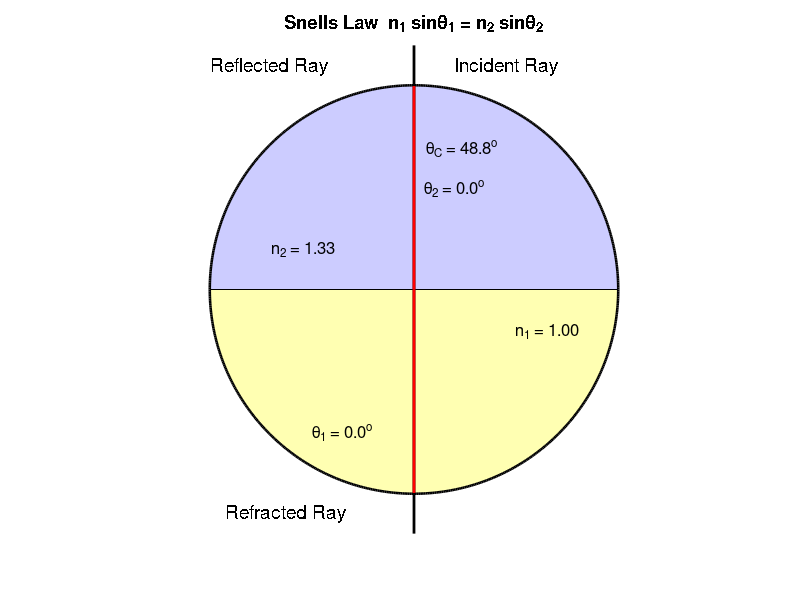

Write the MATLAB code that produced this figure. (Note: this script raises an error after producing the figure.)
% p002.m    

% PHOTONICS and WAVES  Refraction at an interface
% Snell's Law
% Critical angle

% Ian Cooper
% email: matlabvisualphysics@gmail.com
% 200418 / Matlab version R2020a

% DOING PHYSICS WITH MATLAB 
%    http://www.physics.usyd.edu.au/teach_res/mp/mphome.htm
% Reference page for documentation and notes
%    http://www.physics.usyd.edu.au/teach_res/mp/doc/p002.htm
% Download Location
%    http://www.physics.usyd.edu.au/teach_res/mp/mscripts/
  

clear
close all
clc

% ANIMATION and GIF file ==============================================
% Show and Save animation as a gif file (0 no)  (1 yes) for flagAG
    flagAG = 1; 
% file name for animated gif   
   ag_name = 'ag_p002A.gif'; 
% Delay in seconds before displaying the next image  
    delay = 0.20;
    frame1 = 0;

% Refractive indices    
n1 = 1; n2 = 1.33;
% Angle of incidence
A2 = 0:1:89;
N = length(A2);
x2 = sind(A2);
y2 = cosd(A2);

% Angle refraction
A1 = asind((n2/n1).*sind(A2));
x1 = -sind(A1);
y1 = -cosd(A1);

% Crtitical angle
  Acrit = asind(n1/n2);


% GRAPHICS  ===========================================================
figure(1)
  set(gcf,'units','normalized');
  set(gcf,'position',[0.02 0.05 0.28 0.40]);
  
  axis off
  
for c = 1:N
  AC = linspace(0,180,360);
  xC = cosd(AC);
  yC = sind(AC);
  xP = xC; yP = yC;
  plot(xP,yP,'k','linewidth',3)
  hold on
  fill(xP,yP,[0.8 0.8 1])

  AC = linspace(180,360,360);
  xC = cosd(AC);
  yC = sind(AC);
  xP = xC; yP = yC;
  plot(xP,yP,'k','linewidth',3)
  hold on
  fill(xP,yP,[1 1 0.7])
  
 % normal
    xP = [0 0]; yP = [-1.2 1.2];
    plot(xP,yP,'k','linewidth',2)
    
 % Incident ray 
   xP = [0 x2(c)]; yP = [0 y2(c)];
   plot(xP,yP,'r','linewidth',2)
 % Reflected ray
   LW = 1;  
   if A2(c) > Acrit; LW = 2; end
   xP = [0 -x2(c)]; yP = [0 y2(c)];
   plot(xP,yP,'r','linewidth',LW)
 % Refracted ray 
   if A2(c) < Acrit
    xP = [0 x1(c)]; yP = [0 y1(c)];
    plot(xP,yP,'r','linewidth',2)
   end
   
   txt = sprintf('n_1 = %2.2f',n1);
   text(0.5,-0.2,txt,'fontsize',12)
   
   txt = sprintf('n_2 = %2.2f',n2);
   text(-0.7,0.2,txt,'fontsize',12)
  
   text(0.2,1.1, 'Incident Ray','fontsize',14,'FontSmoothing','off')
   text(-1,1.1,'Reflected Ray','fontsize',14,'FontSmoothing','off')
   
   if A2(c) > Acrit
     text(-1.1,-1.1, 'NO','fontsize',14)
   else
     text(-1,-1.1, '   Refracted Ray','fontsize',14,'FontSmoothing','off')
   end
   
   title('Snells Law  n_1 sin\theta_1 = n_2 sin\theta_2','FontSmoothing','off')
   
   txt = sprintf('\\theta_C = %2.1f^o',Acrit);
   text(0.06,0.7,txt,'fontsize',12)
   
   txt = sprintf('\\theta_1 = %2.1f^o',A1(c));
   text(-0.5,-0.7,txt,'fontsize',12)
   
   txt = sprintf('\\theta_2 = %2.1f^o',A2(c));
   text(0.05,0.5,txt,'fontsize',12)
   axis equal
   pause(0.1)
   set(gca,'fontsize',12)
   axis off
   set (gca, 'FontSmoothing', 'off')
   
   % Save animation 
    if flagAG == 1
       frame1 = frame1 + 1;
         frame = getframe(1);
         im = frame2im(frame);
         [imind,cm] = rgb2ind(im,256);
         % On the first loop, create the file. In subsequent loops, append.
         if frame1 == 1
           imwrite(imind,cm,ag_name,'gif','DelayTime',delay,'loopcount',inf);
         else
          imwrite(imind,cm,ag_name,'gif','DelayTime',delay,'writemode','append');
         end
    end
end
  
figure(2)
  set(gcf,'units','normalized');
  set(gcf,'position',[0.3 0.05 0.30 0.35]);
  set(gcf,'color','w');
  
  plot([0 90],[0 90],'r')
  hold on
  plot([Acrit Acrit],[0 90],'-r')
  
  A = A2(A2<Acrit); LA = length(A)+1;
  plot(A2(1:LA),real(A1(1:LA)),'b','linewidth',2)
    
  xlabel('\theta_2 (incident angle)')
  ylabel('\theta_1 (refracted angle)')
  txt = sprintf('2 \\rightarrow 1: n_2 = %1.2f  >  n_1 = %1.2f',n2,n1);
  title(txt)
  text(90,-10,'p002A.m','fontsize',8)
  txt = sprintf('\\theta_{critical} = %3.2f^o',Acrit);
  text(50,85,txt)
  
  xlim([0 90])
  ylim([0 90])
  grid on
  set(gca,'xtick',0:10:90)
  set(gca,'ytick',0:10:90)
  set(gca,'fontsize',12)
  axis square  
  
  
  
